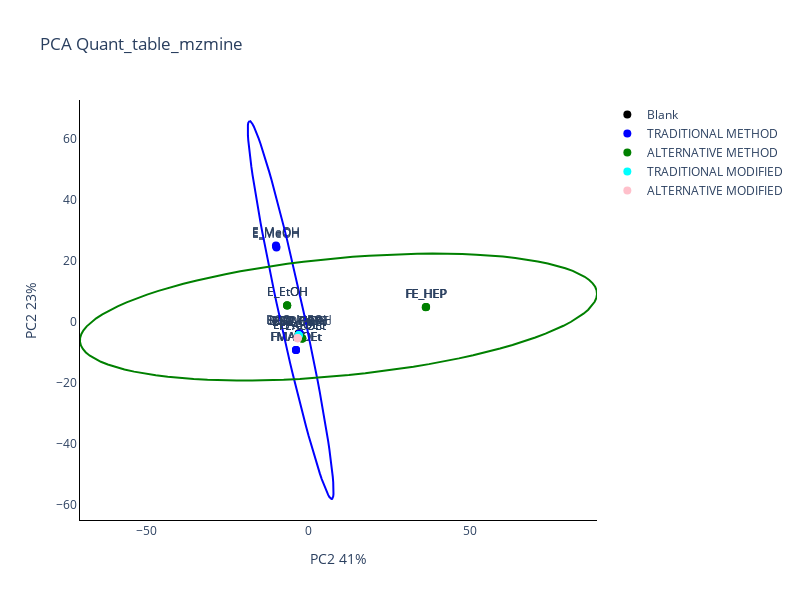

This figure's notebook cell:
### Code cell
plot2D(pca_with_blank_df, colors, pca_with_blank, "blank");
